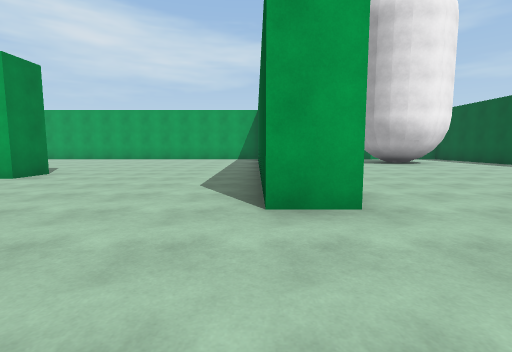
[1] (above)

24 first-person views from a walk through a scene from a Unity 3-D project. The camera is 1.3 m above the floor, tilts 6° down and sees 85° across. The floor is counted in squares, 2 m on a side. Each view is taken from the middle of a square. On the plan, view 1 faces up. The plan holds only what a view shows up to about 9 squares ahead; the rest is blank. The place goes on beyond the plan. The player character is not drawn.

[2]
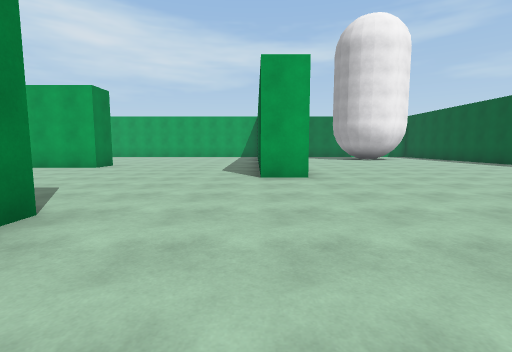

[3]
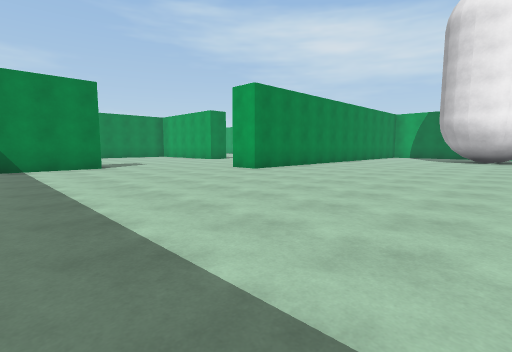

[4]
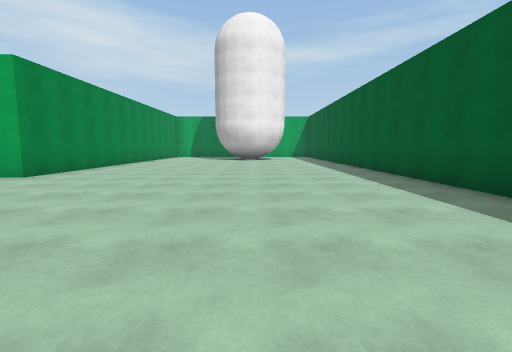

[5]
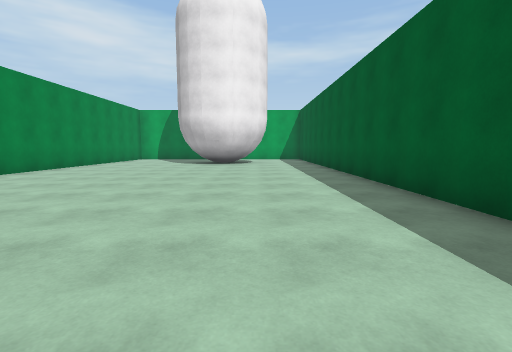

[6]
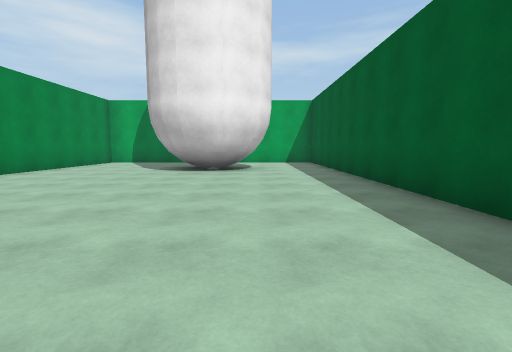

[7]
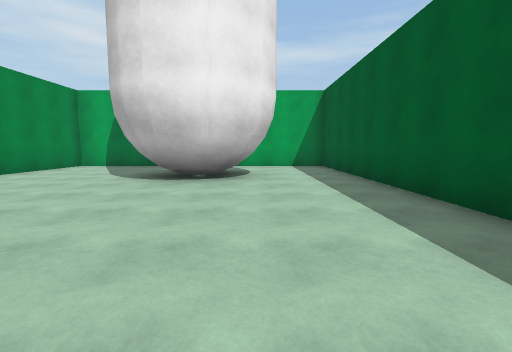

[8]
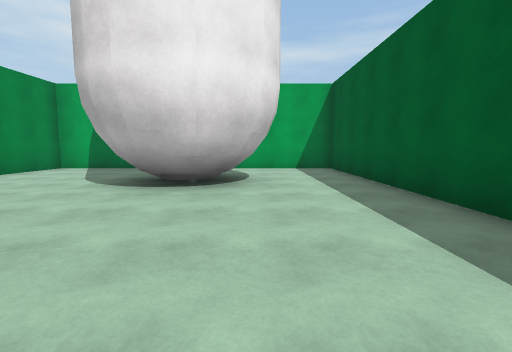

[9]
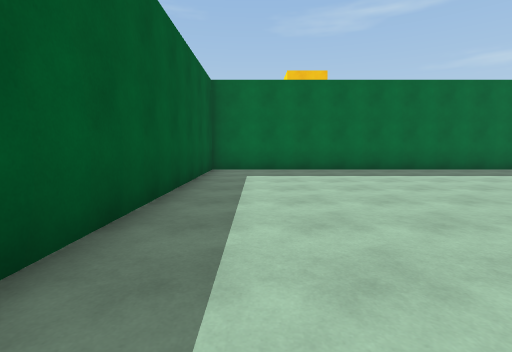

[10]
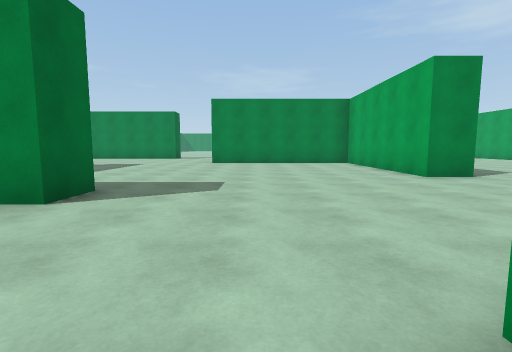

[11]
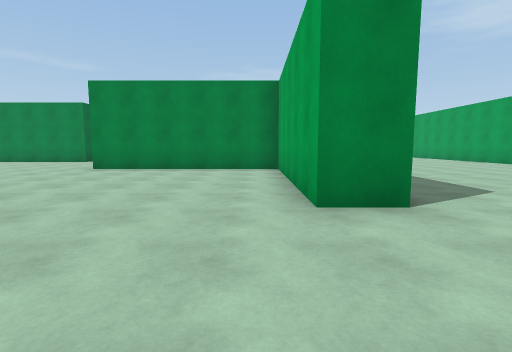

[12]
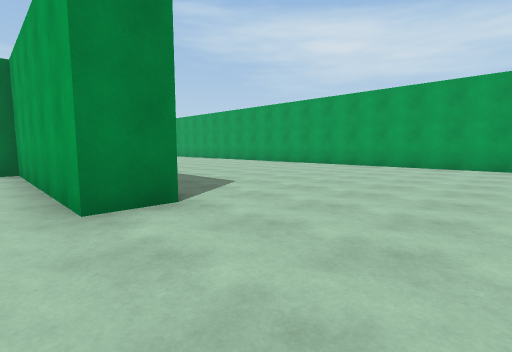

[13]
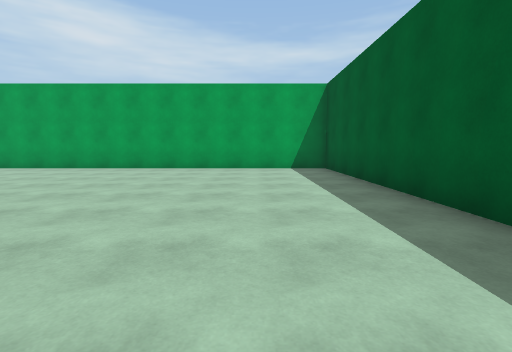

[14]
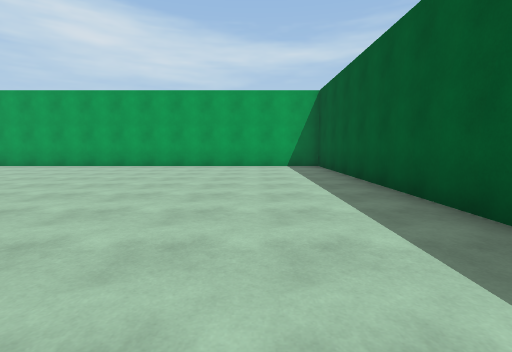

[15]
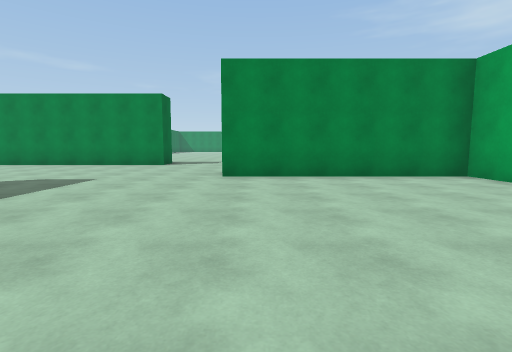

[16]
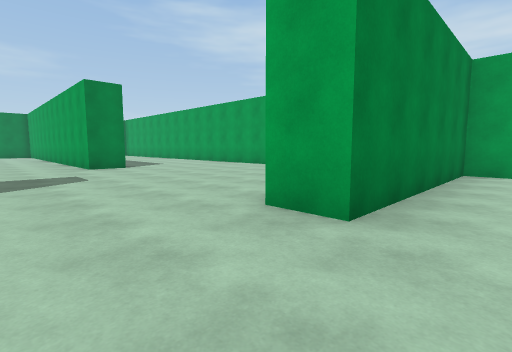

[17]
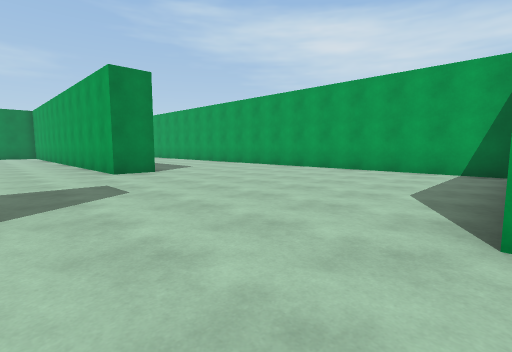

[18]
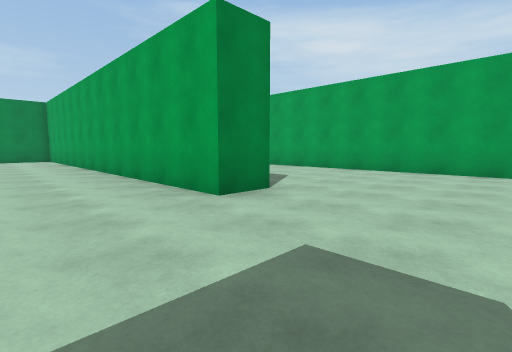

[19]
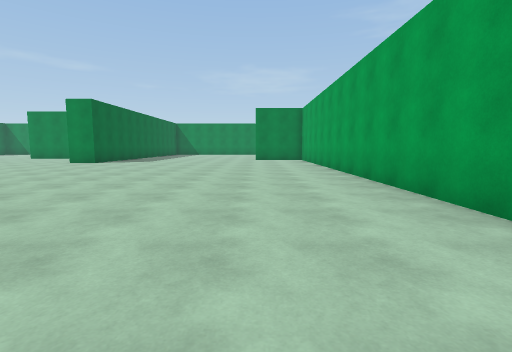

[20]
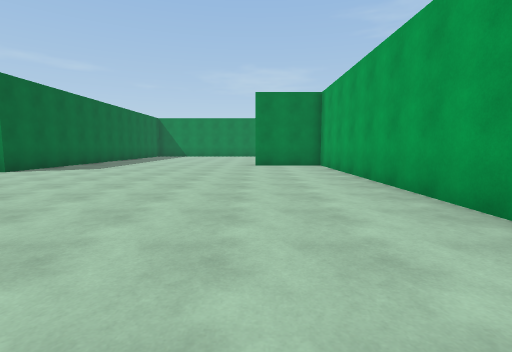

[21]
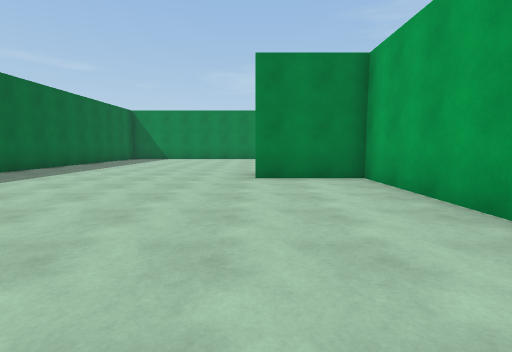

[22]
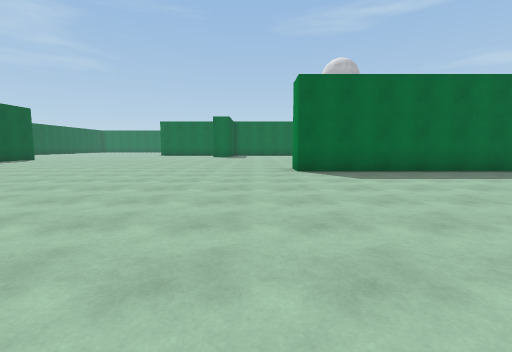

[23]
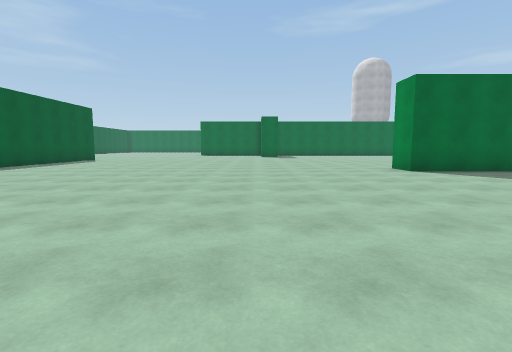

[24]
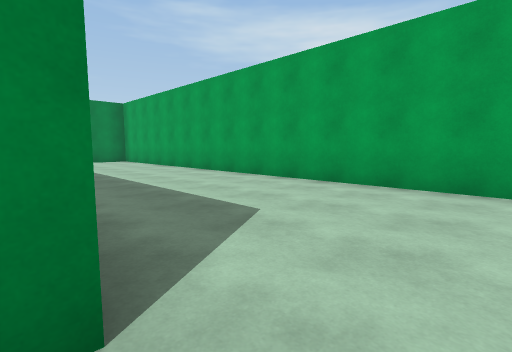

### Floor plan
Points are (right, up) in squares from view 1. A wall is a line through its corners. A room is listed if a view was taken in it or the views show most of it. See-through windows are left out.
Room 1 (views 1, 2, 3, 4, 5, 6, 7, 8, 9, 10)
walls: (5.7, 10) (5.3, 10.1); (4.9, 10.1) (4.5, 10.5); (6.8, 10.4) (6.2, 10) (5.5, 9.9) (4.7, 10.3) (4.4, 11); (7, 10.7) (6.6, 10.3); (7.2, 11.3) (7.1, 10.9) (6.9, 10.5); (7, 11.4) (6.9, 11) (6.7, 10.6); (-2.1, -1.6) (-2.1, -2.6); (3, 14.5) (1.1, 14.5) (1.1, 2.8) (0.1, 2.8); (0.6, -4) (9.3, -4) (9.3, 14.5) (6.8, 14.5)
ways out: opening at (-0.2, 0) to room 2
Room 2 (views 11, 12, 13, 14, 15, 16, 17, 18, 19, 20, 21, 22, 23, 24)
walls: (-17.9, 1.4) (-17.9, 0.3) (-29.7, 0.3) (-29.7, -2); (-11.4, 5.7) (-25.2, 5.7); (-15, -10.1) (-15, -9.6); (-4.9, 6.8) (-4.9, 5.7) (-10.1, 5.7) (-10.1, 0.3) (-11.1, 0.3); (-3.1, -0.4) (-2.1, -0.4) (-2.1, -1.6); (0.1, 2.8) (0.1, 14.5) (-9.8, 14.5); (-33.1, -8.4) (-27.1, -8.4) (-27.1, -9.5)
ways out: opening at (-0.2, 0) to room 1

Where each view was taken, in squares from view 1:
view 1: 0 up, 0 right, facing up
view 2: 3 down, 0 right, facing up
view 3: 3 down, 7 right, facing up-left
view 4: 3 down, 6 right, facing up
view 5: 0 up, 7 right, facing up
view 6: 3 up, 7 right, facing up
view 7: 5 up, 7 right, facing up
view 8: 6 up, 7 right, facing up
view 9: 4 up, 8 right, facing down
view 10: 2 up, 1 right, facing left
view 11: 5 up, 2 left, facing left
view 12: 5 up, 2 left, facing up-left
view 13: 6 up, 2 left, facing up
view 14: 5 up, 2 left, facing up
view 15: 1 up, 4 left, facing left
view 16: 2 down, 9 left, facing up-left
view 17: 2 down, 11 left, facing up-left
view 18: 2 down, 15 left, facing up-left
view 19: 2 down, 16 left, facing left
view 20: 2 down, 20 left, facing left
view 21: 2 down, 24 left, facing left
view 22: 1 down, 26 left, facing down
view 23: 1 down, 23 left, facing down
view 24: 1 up, 17 left, facing up-left
